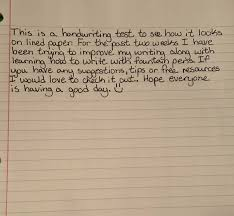
#> input picture data/handwritten_sample.jpeg, 234 x 216 px
$ jupyter execute temp.ipynb
#> lines starting #> are read from the running program, lines starting #| are printed output that depends on the picture; after the words box and inside, x2 and y2 are one past the last pixel; in counts of white or black regions, pixels touching at a corner belong together
[cell 1]
from PIL import Image

im_file = 'data/handwritten_sample.jpeg'
im = Image.open(im_file)
#> im is the input picture: PIL image 234x216 RGB; mean R, G, B 180.2, 160.9, 137.9
print(im.size) # print size
#| (234, 216)
im.show() # display image

[cell 2]
import cv2
img = cv2.imread('data/handwritten_sample.jpeg')
img = cv2.cvtColor(img, cv2.COLOR_BGR2GRAY) # convert to grayscale
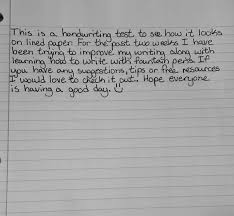
#> img: shape (216, 234); min 4, max 206, mean 164.2
img = cv2.resize(img, (560, 900))
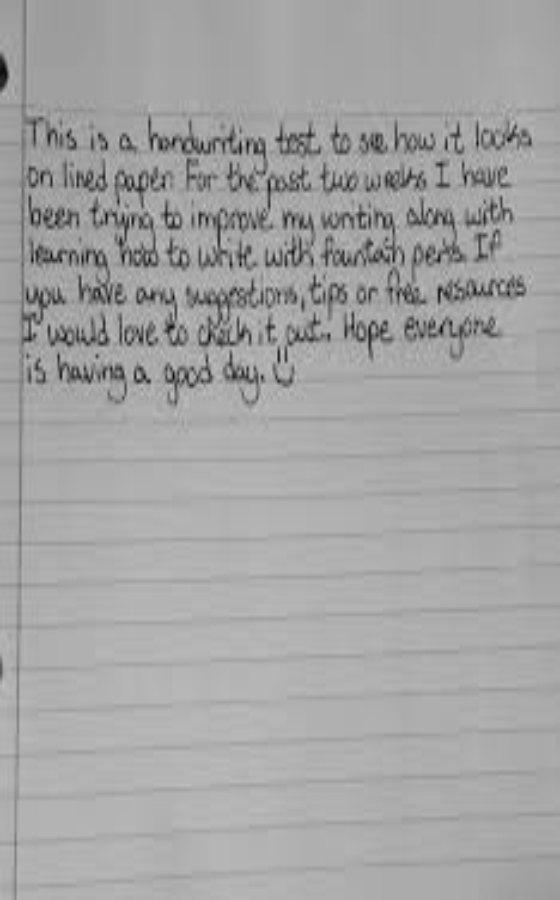
#> img: shape (900, 560); min 8, max 202, mean 164.1
_, result = cv2.threshold(img, 125, 255, cv2.THRESH_BINARY)
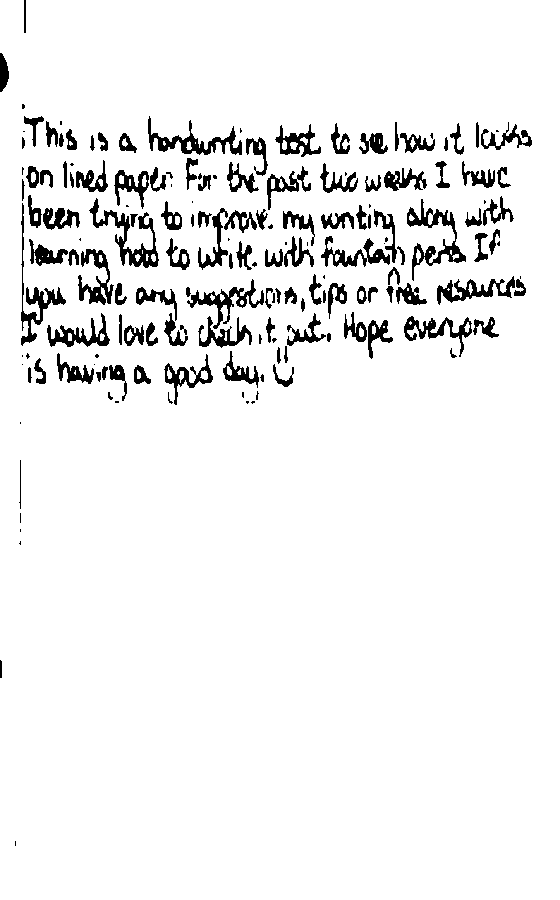
#> result: shape (900, 560); 93.8% white; 166 black regions (44 under 20 px), largest, box (x1, y1, x2, y2) and area: (89, 198, 159, 268) 1210, (407, 199, 466, 281) 1194, (148, 116, 242, 155) 1062

adaptive_result = cv2.adaptiveThreshold(img, 255, cv2.ADAPTIVE_THRESH_GAUSSIAN_C, cv2.THRESH_BINARY, 201, 10)
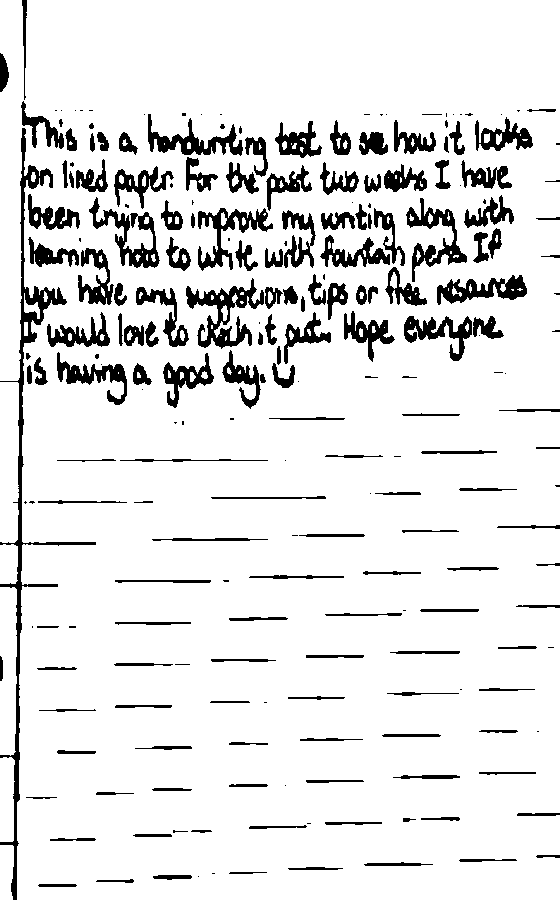
#> adaptive_result: shape (900, 560); 89.5% white; 228 black regions (70 under 20 px), largest, box (x1, y1, x2, y2) and area: (0, 128, 96, 900) 4648, (186, 278, 264, 349) 1975, (406, 198, 467, 282) 1491

cv2.imshow("newresult", result)
cv2.imshow("adaptive_result: ", adaptive_result)
cv2.waitKey(0)

[cell 3]
import cv2
import numpy as np
from matplotlib import pyplot as plt
from PIL import Image
# Load image
img = cv2.imread('data/handwritten_sample.jpeg')

# Step 1: Upscale (4x or 2x to reduce pixelation)
upscaled = cv2.resize(img, None, fx=2.0, fy=2.0, interpolation=cv2.INTER_CUBIC)
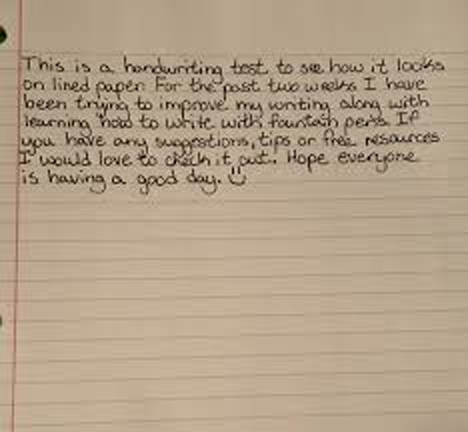
#> upscaled: shape (432, 468, 3); mean B, G, R 137.9, 160.9, 180.2

# Step 2: Denoise
denoised = cv2.fastNlMeansDenoisingColored(upscaled, None, 10, 10, 7, 21)

# Step 3: Convert to grayscale
gray = cv2.cvtColor(denoised, cv2.COLOR_BGR2GRAY)
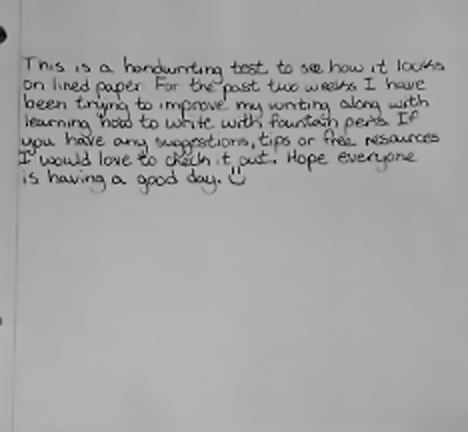
#> gray: shape (432, 468); min 1, max 223, mean 164.1

# Step 4: Sharpen
kernel = np.array([[0, -1, 0],
                   [-1, 5,-1],
                   [0, -1, 0]]
)
sharpened = cv2.filter2D(gray, -1, kernel)
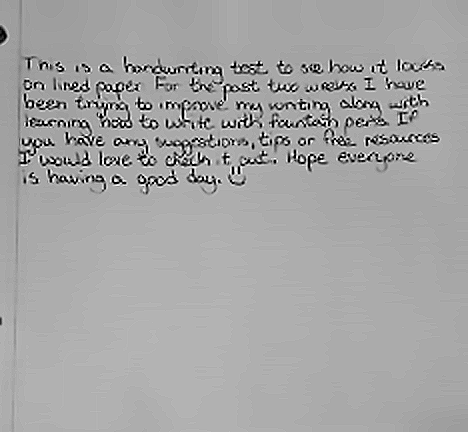
#> sharpened: shape (432, 468); min 0, max 255, mean 164.4

# Step 5: Thresholding
_, thresh = cv2.threshold(sharpened, 0, 255, cv2.THRESH_BINARY + cv2.THRESH_OTSU)
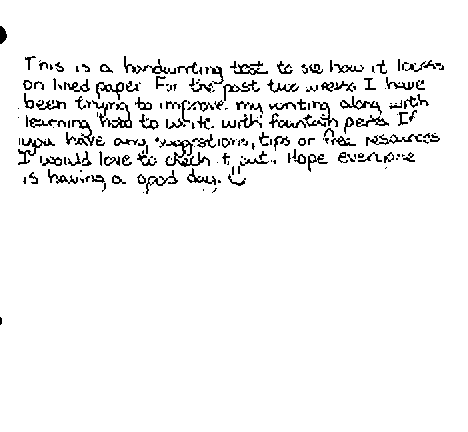
#> thresh: shape (432, 468); 95.2% white; black in thin lines or dots, all inside (x1, y1, x2, y2) = (0, 26, 444, 325)

# Display using matplotlib
plt.figure(figsize=(12, 6))
plt.subplot(1, 2, 1)
plt.title("Cleaned")
plt.imshow(thresh, cmap='gray')
plt.axis('off')

plt.subplot(1, 2, 2)
plt.title("Original (Upscaled)")
plt.imshow(cv2.cvtColor(upscaled, cv2.COLOR_BGR2RGB))
plt.axis('off')
plt.show()
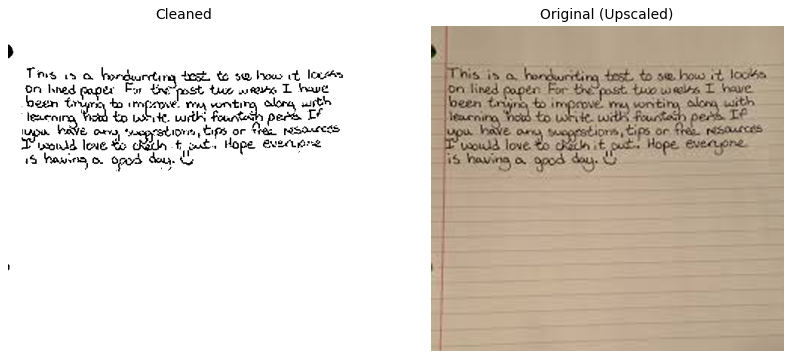
#> figure drawn by matplotlib, 2 panels


# Convert the OpenCV image (grayscale) to a PIL image
pil_image = Image.fromarray(thresh)
# Save the image as PNG using PIL
pil_image.save("temp/cleaned_handwritten_sample_pil.jpeg")
print("Saved using PIL as 'cleaned_handwritten_sample_pil.jpeg'")
